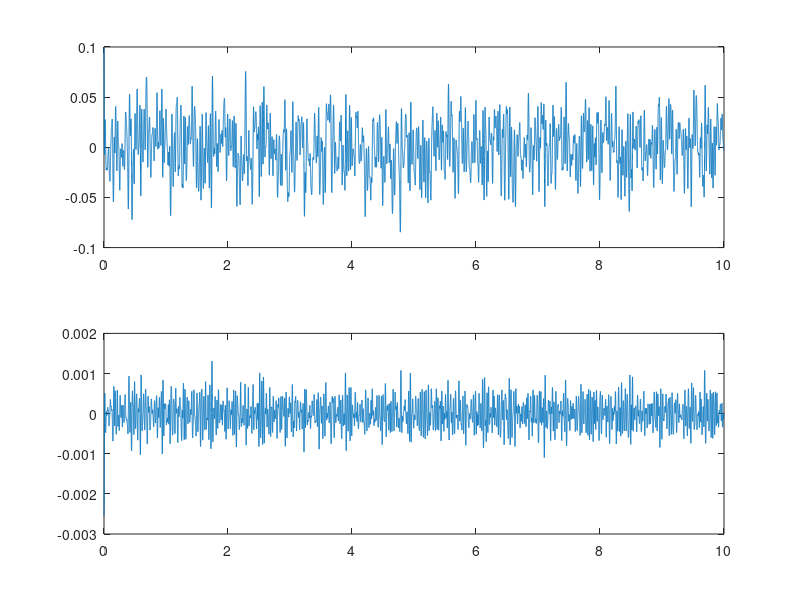
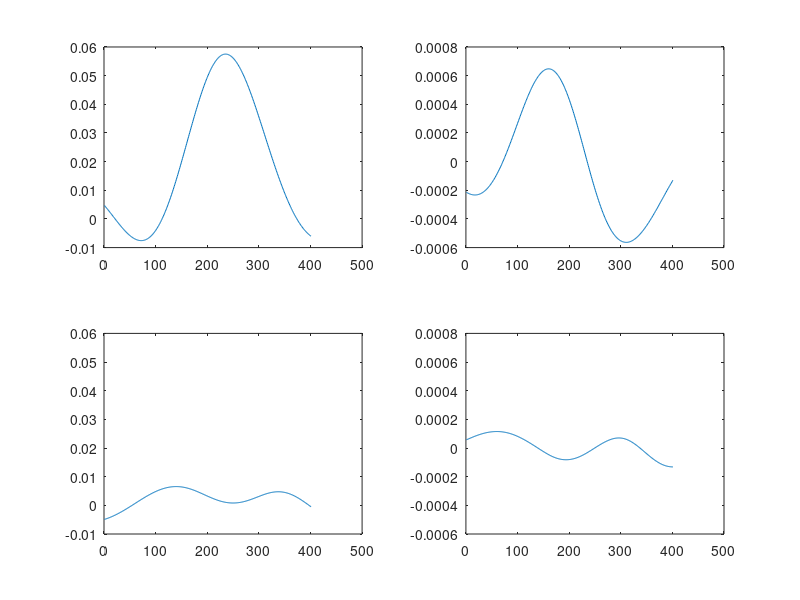

Here is the MATLAB script that generated these plots, in order:
Fs = 10000;
len = 10;
tim = 1/Fs:1/Fs:len;

sig = rand(1, length(tim));
[b,a] = butter(3, 40/(Fs/2), 'low');
sig = sig - mean(sig); sig(1) = 0;
sig = filtfilt(b,a,sig); 

dsig = diff(sig); dsig(end+1) = dsig(end);

%%


figure(1);  clf;
            ax(1) = subplot(211); plot(tim, sig);
            ax(2) = subplot(212); plot(tim, dsig);
            linkaxes(ax,'x');

velthresh = 0.05;

z = zeros(1,length(tim));
z(sig > velthresh) = 1;
spikeeventidxs = find(diff(z) == 1);

%%
wind = 200;
for j = length(spikeeventidxs):-1:1

    if (spikeeventidxs(j)-wind > 0 && spikeeventidxs(j)+wind < length(tim))
        Vsamp(j,:) = sig(spikeeventidxs(j)-wind:spikeeventidxs(j)+wind);
        Asamp(j,:) = dsig(spikeeventidxs(j)-wind:spikeeventidxs(j)+wind);

        i = randi([wind+1, length(tim)-(wind+1)]);
        rVsamp(j,:) = sig(i-wind:i+wind);
        rAsamp(j,:) = dsig(i-wind:i+wind);


    end

end

figure(2); clf;
    xa(1) = subplot(221); plot(mean(Vsamp));     
    xa(2) = subplot(223); plot(mean(rVsamp)); 
    linkaxes(xa, 'xy');
    xxa(1) = subplot(222); plot(mean(Asamp));
    xxa(2) = subplot(224); plot(mean(rAsamp));
    linkaxes(xxa, 'xy');


length(spikeeventidxs)